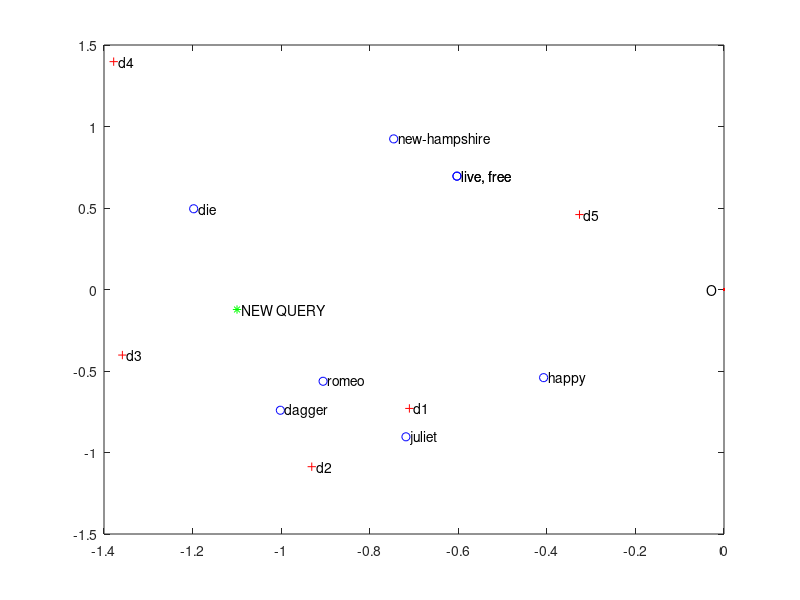

Source code (MATLAB):
# du lieu dau vao
X = [
    [1 0 1 0 0] # romeo
    [1 1 0 0 0] # juliet
    [0 1 0 0 0] # happy
    [0 1 1 0 0] # dagger
    [0 0 0 1 0] # live
    [0 0 1 1 0] # die
    [0 0 0 1 0] # free
    [0 0 0 1 1] # new-hampshire
];
# du lieu dau vao cua query
q = [0 0 0 1 0 1 0 0]';

[u, s, v] = svd(X);

# du lieu giam chieu
k = 2
uk = u(:, 1:k);
sk = s(1:k, 1:k);
vk = v(:, 1:k);

w = ['romeo'; 'juliet'; 'happy'; 'dagger'; 'live, free'; 'die'; 'live, free'; 'new-hampshire']
dk = vk * sk;
wk = uk * sk;
hold off;
plot(wk(:, 1), wk(:, 2), 'bo');
hold on;
text(wk(:, 1) + .01, wk(:, 2), w);
plot(dk(:, 1), dk(:, 2), 'r+');
docs = ['d1'; 'd2'; 'd3'; 'd4'; 'd5'];
text(dk(:, 1) + .01, dk(:, 2), docs);

# du lieu query moi trong he toa do giam chieu
qk = (wk(4, :) + wk(6, :)) / 2;
plot(qk(1), qk(2), 'g*');
text(qk(1) + .01, qk(2), 'NEW QUERY');
plot(0, 0, 'r.');
text(-.04, 0, 'O');

# do dai vector hang cua vk va do dai qk
normVk = sqrt(sum(vk .^ 2, 2));
normQk = sqrt(sum(qk .^ 2, 2));

# Tinh khoang cach cosine cua qk voi tung vector hang trong vk
d = vk*qk';
d = d ./ normVk;
d = d ./ normQk

# Tim khoang cach lon nhat va vi tri khoang cach lon nhat
[m, index] = max(d)
